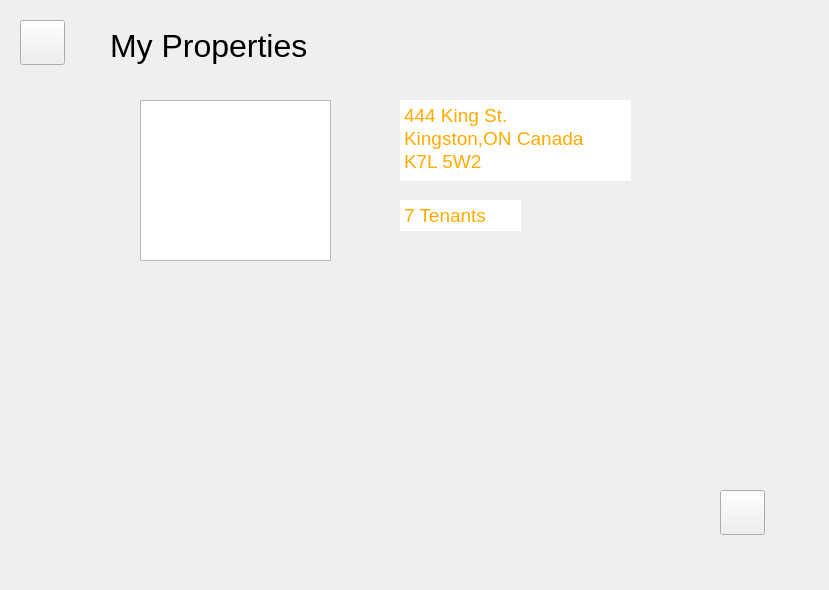
<?xml version="1.0" encoding="UTF-8"?>
<ui version="4.0">
 <class>PropertyMainForm</class>
 <widget class="QWidget" name="PropertyMainForm">
  <property name="enabled">
   <bool>true</bool>
  </property>
  <property name="geometry">
   <rect>
    <x>0</x>
    <y>0</y>
    <width>829</width>
    <height>590</height>
   </rect>
  </property>
  <property name="mouseTracking">
   <bool>false</bool>
  </property>
  <property name="windowTitle">
   <string>Form</string>
  </property>
  <property name="autoFillBackground">
   <bool>false</bool>
  </property>
  <property name="styleSheet">
   <string notr="true"/>
  </property>
  <widget class="QToolButton" name="menuButton">
   <property name="geometry">
    <rect>
     <x>20</x>
     <y>20</y>
     <width>45</width>
     <height>45</height>
    </rect>
   </property>
   <property name="text">
    <string/>
   </property>
  </widget>
  <widget class="QWidget" name="Properties" native="true">
   <property name="geometry">
    <rect>
     <x>0</x>
     <y>0</y>
     <width>829</width>
     <height>590</height>
    </rect>
   </property>
  </widget>
  <widget class="QTextBrowser" name="address">
   <property name="enabled">
    <bool>true</bool>
   </property>
   <property name="geometry">
    <rect>
     <x>400</x>
     <y>100</y>
     <width>231</width>
     <height>81</height>
    </rect>
   </property>
   <property name="frameShape">
    <enum>QFrame::NoFrame</enum>
   </property>
   <property name="verticalScrollBarPolicy">
    <enum>Qt::ScrollBarAlwaysOff</enum>
   </property>
   <property name="horizontalScrollBarPolicy">
    <enum>Qt::ScrollBarAlwaysOff</enum>
   </property>
   <property name="html">
    <string>&lt;!DOCTYPE HTML PUBLIC &quot;-//W3C//DTD HTML 4.0//EN&quot; &quot;http://www.w3.org/TR/REC-html40/strict.dtd&quot;&gt;
&lt;html&gt;&lt;head&gt;&lt;meta name=&quot;qrichtext&quot; content=&quot;1&quot; /&gt;&lt;style type=&quot;text/css&quot;&gt;
p, li { white-space: pre-wrap; }
&lt;/style&gt;&lt;/head&gt;&lt;body style=&quot; font-family:'.SF NS Text'; font-size:13pt; font-weight:400; font-style:normal;&quot;&gt;
&lt;p style=&quot; margin-top:0px; margin-bottom:0px; margin-left:0px; margin-right:0px; -qt-block-indent:0; text-indent:0px;&quot;&gt;&lt;span style=&quot; font-family:'SimSun'; font-size:14pt; color:#ffaa00;&quot;&gt;444 King St.&lt;/span&gt;&lt;/p&gt;
&lt;p style=&quot; margin-top:0px; margin-bottom:0px; margin-left:0px; margin-right:0px; -qt-block-indent:0; text-indent:0px;&quot;&gt;&lt;span style=&quot; font-family:'SimSun'; font-size:14pt; color:#ffaa00;&quot;&gt;Kingston,ON Canada&lt;/span&gt;&lt;/p&gt;
&lt;p style=&quot; margin-top:0px; margin-bottom:0px; margin-left:0px; margin-right:0px; -qt-block-indent:0; text-indent:0px;&quot;&gt;&lt;span style=&quot; font-family:'SimSun'; font-size:14pt; color:#ffaa00;&quot;&gt;K7L 5W2&lt;/span&gt;&lt;/p&gt;
&lt;p style=&quot;-qt-paragraph-type:empty; margin-top:0px; margin-bottom:0px; margin-left:0px; margin-right:0px; -qt-block-indent:0; text-indent:0px; font-family:'SimSun'; font-size:14pt; color:#ffaa00;&quot;&gt;&lt;br /&gt;&lt;/p&gt;&lt;/body&gt;&lt;/html&gt;</string>
   </property>
  </widget>
  <widget class="QGraphicsView" name="graphicsView">
   <property name="geometry">
    <rect>
     <x>140</x>
     <y>100</y>
     <width>191</width>
     <height>161</height>
    </rect>
   </property>
  </widget>
  <widget class="QLabel" name="headerLabel">
   <property name="geometry">
    <rect>
     <x>110</x>
     <y>20</y>
     <width>211</width>
     <height>51</height>
    </rect>
   </property>
   <property name="font">
    <font>
     <pointsize>24</pointsize>
    </font>
   </property>
   <property name="text">
    <string>My Properties</string>
   </property>
  </widget>
  <widget class="QTextBrowser" name="tenant">
   <property name="enabled">
    <bool>true</bool>
   </property>
   <property name="geometry">
    <rect>
     <x>400</x>
     <y>200</y>
     <width>121</width>
     <height>31</height>
    </rect>
   </property>
   <property name="frameShape">
    <enum>QFrame::NoFrame</enum>
   </property>
   <property name="verticalScrollBarPolicy">
    <enum>Qt::ScrollBarAlwaysOff</enum>
   </property>
   <property name="horizontalScrollBarPolicy">
    <enum>Qt::ScrollBarAlwaysOff</enum>
   </property>
   <property name="html">
    <string>&lt;!DOCTYPE HTML PUBLIC &quot;-//W3C//DTD HTML 4.0//EN&quot; &quot;http://www.w3.org/TR/REC-html40/strict.dtd&quot;&gt;
&lt;html&gt;&lt;head&gt;&lt;meta name=&quot;qrichtext&quot; content=&quot;1&quot; /&gt;&lt;style type=&quot;text/css&quot;&gt;
p, li { white-space: pre-wrap; }
&lt;/style&gt;&lt;/head&gt;&lt;body style=&quot; font-family:'.SF NS Text'; font-size:13pt; font-weight:400; font-style:normal;&quot;&gt;
&lt;p style=&quot; margin-top:0px; margin-bottom:0px; margin-left:0px; margin-right:0px; -qt-block-indent:0; text-indent:0px;&quot;&gt;&lt;span style=&quot; font-family:'SimSun'; font-size:14pt; color:#ffaa00;&quot;&gt;7 Tenants&lt;/span&gt;&lt;/p&gt;
&lt;p style=&quot;-qt-paragraph-type:empty; margin-top:0px; margin-bottom:0px; margin-left:0px; margin-right:0px; -qt-block-indent:0; text-indent:0px; font-family:'SimSun'; font-size:14pt; color:#ffaa00;&quot;&gt;&lt;br /&gt;&lt;/p&gt;&lt;/body&gt;&lt;/html&gt;</string>
   </property>
  </widget>
  <widget class="QToolButton" name="addButton">
   <property name="geometry">
    <rect>
     <x>720</x>
     <y>490</y>
     <width>45</width>
     <height>45</height>
    </rect>
   </property>
   <property name="text">
    <string/>
   </property>
  </widget>
  <zorder>Properties</zorder>
  <zorder>menuButton</zorder>
  <zorder>address</zorder>
  <zorder>graphicsView</zorder>
  <zorder>headerLabel</zorder>
  <zorder>tenant</zorder>
  <zorder>addButton</zorder>
 </widget>
 <resources/>
 <connections/>
</ui>
